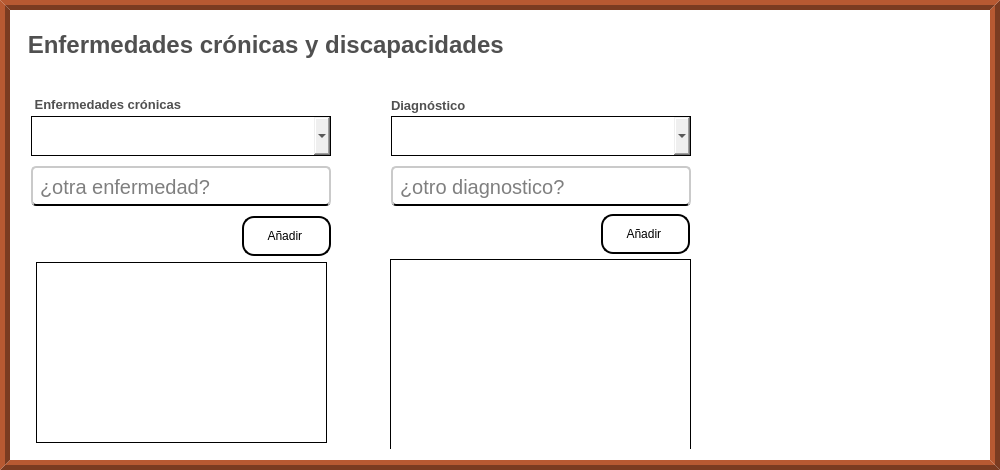
              <widget class="QFrame" name="info_medica">
               <property name="sizePolicy">
                <sizepolicy hsizetype="Preferred" vsizetype="Preferred">
                 <horstretch>0</horstretch>
                 <verstretch>10</verstretch>
                </sizepolicy>
               </property>
               <property name="minimumSize">
                <size>
                 <width>1000</width>
                 <height>470</height>
                </size>
               </property>
               <property name="styleSheet">
                <string notr="true">QFrame{
	background-color: rgb(255, 255, 255);
	border:10px ridge rgb(122, 59, 33);
}</string>
               </property>
               <property name="frameShape">
                <enum>QFrame::NoFrame</enum>
               </property>
               <property name="frameShadow">
                <enum>QFrame::Raised</enum>
               </property>
               <layout class="QVBoxLayout" name="verticalLayout_10">
                <property name="topMargin">
                 <number>20</number>
                </property>
                <item alignment="Qt::AlignLeft">
                 <widget class="QLabel" name="label_titulo_info_medica">
                  <property name="maximumSize">
                   <size>
                    <width>16777215</width>
                    <height>30</height>
                   </size>
                  </property>
                  <property name="font">
                   <font>
                    <family>Arial</family>
                    <pointsize>18</pointsize>
                    <weight>75</weight>
                    <bold>true</bold>
                   </font>
                  </property>
                  <property name="styleSheet">
                   <string notr="true">QLabel{
	
	
	color: rgb(80, 80, 80);
	border:none;
	border-color: #ffffff;


}
</string>
                  </property>
                  <property name="text">
                   <string> Enfermedades crónicas y discapacidades</string>
                  </property>
                  <property name="scaledContents">
                   <bool>false</bool>
                  </property>
                  <property name="alignment">
                   <set>Qt::AlignCenter</set>
                  </property>
                  <property name="wordWrap">
                   <bool>false</bool>
                  </property>
                 </widget>
                </item>
                <item>
                 <widget class="QFrame" name="preguntas_info_medica">
                  <property name="styleSheet">
                   <string notr="true">border-radius:0px;
/*border:1px solid;*/
border:none;</string>
                  </property>
                  <property name="frameShape">
                   <enum>QFrame::StyledPanel</enum>
                  </property>
                  <property name="frameShadow">
                   <enum>QFrame::Raised</enum>
                  </property>
                  <widget class="QLabel" name="label_diagnostico">
                   <property name="geometry">
                    <rect>
                     <x>370</x>
                     <y>31</y>
                     <width>74</width>
                     <height>16</height>
                    </rect>
                   </property>
                   <property name="maximumSize">
                    <size>
                     <width>16777215</width>
                     <height>20</height>
                    </size>
                   </property>
                   <property name="font">
                    <font>
                     <family>Arial</family>
                     <pointsize>10</pointsize>
                     <weight>75</weight>
                     <bold>true</bold>
                    </font>
                   </property>
                   <property name="styleSheet">
                    <string notr="true">QLabel{
	
	color: rgb(80, 80, 80);

	border-color: #ffffff;


}
</string>
                   </property>
                   <property name="text">
                    <string>Diagnóstico</string>
                   </property>
                   <property name="scaledContents">
                    <bool>false</bool>
                   </property>
                  </widget>
                  <widget class="QComboBox" name="boton_enfermedades">
                   <property name="geometry">
                    <rect>
                     <x>10</x>
                     <y>50</y>
                     <width>300</width>
                     <height>40</height>
                    </rect>
                   </property>
                   <property name="sizePolicy">
                    <sizepolicy hsizetype="Fixed" vsizetype="Fixed">
                     <horstretch>0</horstretch>
                     <verstretch>0</verstretch>
                    </sizepolicy>
                   </property>
                   <property name="minimumSize">
                    <size>
                     <width>300</width>
                     <height>40</height>
                    </size>
                   </property>
                   <property name="styleSheet">
                    <string notr="true">QComboBox{

	font: 75 10pt &quot;Arial&quot;;
	padding-left:15px;
	border:1px solid #000000 ;
}

QComboBox:focus {
    border: 2px solid #0078d7;   /* Borde azul cuando está en foco */
    background-color: #e0f7ff;   /* Fondo azul claro */
}

QComboBox:focus {
    border: 2px solid #0078d7;   /* Borde azul cuando está en foco */
    background-color: #e0f7ff;   /* Fondo azul claro */
}




QComboBox QAbstractItemView {
    border: 1px solid #ccc;
    background-color: white;
    color: #333;
    padding: 5px;  /* Margen interno de la lista */
    spacing: 10px; /* Espaciado entre los elementos (algunas versiones de Qt lo admiten) */
}

QComboBox QAbstractItemView::item {
    padding: 8px; /* Espaciado interno de cada elemento */
    margin: 4px; /* Separación entre los elementos */
}

QComboBox QAbstractItemView::item:hover {
    background-color: #c5c1c1;
    color: white;
}</string>
                   </property>
                   <property name="editable">
                    <bool>false</bool>
                   </property>
                   <property name="currentText">
                    <string/>
                   </property>
                   <property name="currentIndex">
                    <number>-1</number>
                   </property>
                   <property name="insertPolicy">
                    <enum>QComboBox::NoInsert</enum>
                   </property>
                   <property name="iconSize">
                    <size>
                     <width>40</width>
                     <height>40</height>
                    </size>
                   </property>
                   <property name="placeholderText" stdset="0">
                    <string/>
                   </property>
                  </widget>
                  <widget class="QComboBox" name="boton_diagnostico">
                   <property name="geometry">
                    <rect>
                     <x>370</x>
                     <y>50</y>
                     <width>300</width>
                     <height>40</height>
                    </rect>
                   </property>
                   <property name="sizePolicy">
                    <sizepolicy hsizetype="Fixed" vsizetype="Fixed">
                     <horstretch>0</horstretch>
                     <verstretch>0</verstretch>
                    </sizepolicy>
                   </property>
                   <property name="minimumSize">
                    <size>
                     <width>300</width>
                     <height>40</height>
                    </size>
                   </property>
                   <property name="styleSheet">
                    <string notr="true">QComboBox{

	font: 75 10pt &quot;Arial&quot;;
	padding-left:15px;
	border:1px solid #000000 ;
}

QComboBox:focus {
    border: 2px solid #0078d7;   /* Borde azul cuando está en foco */
    background-color: #e0f7ff;   /* Fondo azul claro */
}

QComboBox:focus {
    border: 2px solid #0078d7;   /* Borde azul cuando está en foco */
    background-color: #e0f7ff;   /* Fondo azul claro */
}




QComboBox QAbstractItemView {
    border: 1px solid #ccc;
    background-color: white;
    color: #333;
    padding: 5px;  /* Margen interno de la lista */
    spacing: 10px; /* Espaciado entre los elementos (algunas versiones de Qt lo admiten) */
}

QComboBox QAbstractItemView::item {
    padding: 8px; /* Espaciado interno de cada elemento */
    margin: 4px; /* Separación entre los elementos */
}

QComboBox QAbstractItemView::item:hover {
    background-color: #c5c1c1;
    color: white;
}</string>
                   </property>
                   <property name="editable">
                    <bool>false</bool>
                   </property>
                   <property name="currentText">
                    <string/>
                   </property>
                   <property name="currentIndex">
                    <number>-1</number>
                   </property>
                   <property name="insertPolicy">
                    <enum>QComboBox::NoInsert</enum>
                   </property>
                   <property name="iconSize">
                    <size>
                     <width>40</width>
                     <height>40</height>
                    </size>
                   </property>
                   <property name="placeholderText" stdset="0">
                    <string/>
                   </property>
                  </widget>
                  <widget class="QLineEdit" name="input_otra_enfermedad">
                   <property name="geometry">
                    <rect>
                     <x>10</x>
                     <y>100</y>
                     <width>300</width>
                     <height>40</height>
                    </rect>
                   </property>
                   <property name="sizePolicy">
                    <sizepolicy hsizetype="Fixed" vsizetype="Fixed">
                     <horstretch>0</horstretch>
                     <verstretch>0</verstretch>
                    </sizepolicy>
                   </property>
                   <property name="minimumSize">
                    <size>
                     <width>300</width>
                     <height>40</height>
                    </size>
                   </property>
                   <property name="font">
                    <font>
                     <family>Arial</family>
                     <pointsize>15</pointsize>
                     <weight>50</weight>
                     <italic>false</italic>
                     <bold>false</bold>
                    </font>
                   </property>
                   <property name="styleSheet">
                    <string notr="true">QLineEdit{
	font: 15pt &quot;Arial&quot;;
	
	background-color: rgb(255, 255, 255);
	border-radius:5px;
	padding-left: 5px;
 padding-right:5px;
	padding-top:1px;
	border-bottom:2px solid black  ;
	border-top: 2px solid rgb(202, 202, 202);
	border-left: 2px solid rgb(202, 202, 202);
	border-right: 2px solid rgb(202, 202, 202);

}

QLineEdit:focus{

	border: 2px solid rgb(17, 192, 255)



}
</string>
                   </property>
                   <property name="text">
                    <string/>
                   </property>
                   <property name="placeholderText">
                    <string>¿otra enfermedad?</string>
                   </property>
                  </widget>
                  <widget class="QLineEdit" name="input_otro_diagnostico">
                   <property name="geometry">
                    <rect>
                     <x>370</x>
                     <y>100</y>
                     <width>300</width>
                     <height>40</height>
                    </rect>
                   </property>
                   <property name="sizePolicy">
                    <sizepolicy hsizetype="Fixed" vsizetype="Fixed">
                     <horstretch>0</horstretch>
                     <verstretch>0</verstretch>
                    </sizepolicy>
                   </property>
                   <property name="minimumSize">
                    <size>
                     <width>300</width>
                     <height>40</height>
                    </size>
                   </property>
                   <property name="font">
                    <font>
                     <family>Arial</family>
                     <pointsize>15</pointsize>
                     <weight>50</weight>
                     <italic>false</italic>
                     <bold>false</bold>
                    </font>
                   </property>
                   <property name="styleSheet">
                    <string notr="true">QLineEdit{
	font: 15pt &quot;Arial&quot;;
	background-color: rgb(255, 255, 255);
	border-radius:5px;
	padding-left: 5px;
 padding-right:5px;
	padding-top:1px;
	border-bottom:2px solid black  ;
	border-top: 2px solid rgb(202, 202, 202);
	border-left: 2px solid rgb(202, 202, 202);
	border-right: 2px solid rgb(202, 202, 202);

}

QLineEdit:focus{

	border: 2px solid rgb(17, 192, 255)



}
</string>
                   </property>
                   <property name="placeholderText">
                    <string>¿otro diagnostico?</string>
                   </property>
                  </widget>
                  <widget class="QPushButton" name="boton_anadir_diagnostico">
                   <property name="geometry">
                    <rect>
                     <x>580</x>
                     <y>148</y>
                     <width>89</width>
                     <height>40</height>
                    </rect>
                   </property>
                   <property name="sizePolicy">
                    <sizepolicy hsizetype="Fixed" vsizetype="Fixed">
                     <horstretch>0</horstretch>
                     <verstretch>0</verstretch>
                    </sizepolicy>
                   </property>
                   <property name="minimumSize">
                    <size>
                     <width>0</width>
                     <height>40</height>
                    </size>
                   </property>
                   <property name="cursor">
                    <cursorShape>PointingHandCursor</cursorShape>
                   </property>
                   <property name="styleSheet">
                    <string notr="true">QPushButton{

	
	font: 75 10pt &quot;Arial&quot;;
	border-color:rgb(0, 0, 0);
	border:2px solid;
	border-radius:12px;

}

QPushButton:hover{

	
	background-color: rgb(184, 184, 184);

}</string>
                   </property>
                   <property name="text">
                    <string>Añadir </string>
                   </property>
                   <property name="icon">
                    <iconset>
                     <normaloff>../recursos_de_imagenes/iconos_de_interfaz/circulo_mas.png</normaloff>../recursos_de_imagenes/iconos_de_interfaz/circulo_mas.png</iconset>
                   </property>
                   <property name="iconSize">
                    <size>
                     <width>40</width>
                     <height>20</height>
                    </size>
                   </property>
                  </widget>
                  <widget class="QLabel" name="label_enfermedades">
                   <property name="geometry">
                    <rect>
                     <x>10</x>
                     <y>30</y>
                     <width>156</width>
                     <height>16</height>
                    </rect>
                   </property>
                   <property name="maximumSize">
                    <size>
                     <width>16777215</width>
                     <height>20</height>
                    </size>
                   </property>
                   <property name="font">
                    <font>
                     <family>Arial</family>
                     <pointsize>10</pointsize>
                     <weight>75</weight>
                     <bold>true</bold>
                    </font>
                   </property>
                   <property name="styleSheet">
                    <string notr="true">QLabel{
	
	color: rgb(80, 80, 80);
	border-color: #ffffff;


}
</string>
                   </property>
                   <property name="text">
                    <string> Enfermedades crónicas </string>
                   </property>
                   <property name="scaledContents">
                    <bool>false</bool>
                   </property>
                  </widget>
                  <widget class="QPushButton" name="boton_anadir_enfermedad">
                   <property name="geometry">
                    <rect>
                     <x>221</x>
                     <y>150</y>
                     <width>89</width>
                     <height>40</height>
                    </rect>
                   </property>
                   <property name="sizePolicy">
                    <sizepolicy hsizetype="Fixed" vsizetype="Fixed">
                     <horstretch>0</horstretch>
                     <verstretch>0</verstretch>
                    </sizepolicy>
                   </property>
                   <property name="minimumSize">
                    <size>
                     <width>0</width>
                     <height>40</height>
                    </size>
                   </property>
                   <property name="cursor">
                    <cursorShape>PointingHandCursor</cursorShape>
                   </property>
                   <property name="styleSheet">
                    <string notr="true">QPushButton{

	
	font: 75 10pt &quot;Arial&quot;;
	border-color:rgb(0, 0, 0);
	border:2px solid;
	border-radius:12px;

}

QPushButton:hover{

	
	background-color: rgb(184, 184, 184);

}</string>
                   </property>
                   <property name="text">
                    <string>Añadir </string>
                   </property>
                   <property name="icon">
                    <iconset>
                     <normaloff>../recursos_de_imagenes/iconos_de_interfaz/circulo_mas.png</normaloff>../recursos_de_imagenes/iconos_de_interfaz/circulo_mas.png</iconset>
                   </property>
                   <property name="iconSize">
                    <size>
                     <width>40</width>
                     <height>20</height>
                    </size>
                   </property>
                  </widget>
                  <widget class="QListWidget" name="ver_lista_enfermedades">
                   <property name="geometry">
                    <rect>
                     <x>15</x>
                     <y>196</y>
                     <width>291</width>
                     <height>181</height>
                    </rect>
                   </property>
                   <property name="styleSheet">
                    <string notr="true">QListWidget{

	border:1px solid black;

}</string>
                   </property>
                  </widget>
                  <widget class="QListWidget" name="ver_lista_diagnostico">
                   <property name="geometry">
                    <rect>
                     <x>369</x>
                     <y>193</y>
                     <width>301</width>
                     <height>192</height>
                    </rect>
                   </property>
                   <property name="styleSheet">
                    <string notr="true">QListWidget{

	border:1px solid black;

}</string>
                   </property>
                  </widget>
                 </widget>
                </item>
               </layout>
              </widget>
